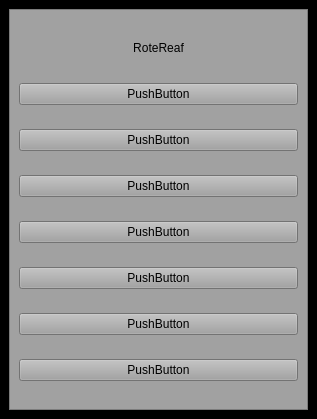
<?xml version="1.0" encoding="UTF-8"?>
<ui version="4.0">
 <class>MainWindow</class>
 <widget class="QMainWindow" name="MainWindow">
  <property name="geometry">
   <rect>
    <x>0</x>
    <y>0</y>
    <width>317</width>
    <height>419</height>
   </rect>
  </property>
  <property name="windowTitle">
   <string>MainWindow</string>
  </property>
  <property name="styleSheet">
   <string notr="true"/>
  </property>
  <widget class="QWidget" name="centralwidget">
   <property name="styleSheet">
    <string notr="true">background-color:black;</string>
   </property>
   <layout class="QGridLayout" name="gridLayout">
    <item row="0" column="0">
     <widget class="QFrame" name="frame">
      <property name="styleSheet">
       <string notr="true">background-color:#a1a1a1;</string>
      </property>
      <property name="frameShape">
       <enum>QFrame::StyledPanel</enum>
      </property>
      <property name="frameShadow">
       <enum>QFrame::Raised</enum>
      </property>
      <layout class="QGridLayout" name="gridLayout_2">
       <item row="0" column="0">
        <widget class="QPushButton" name="pushButton_10">
         <property name="sizePolicy">
          <sizepolicy hsizetype="Minimum" vsizetype="Minimum">
           <horstretch>0</horstretch>
           <verstretch>0</verstretch>
          </sizepolicy>
         </property>
         <property name="text">
          <string/>
         </property>
         <property name="icon">
          <iconset>
           <normaloff>C:/Users/Salik/Downloads/menu.png</normaloff>C:/Users/Salik/Downloads/menu.png</iconset>
         </property>
         <property name="flat">
          <bool>true</bool>
         </property>
        </widget>
       </item>
       <item row="0" column="1">
        <widget class="QLabel" name="label">
         <property name="sizePolicy">
          <sizepolicy hsizetype="Minimum" vsizetype="Minimum">
           <horstretch>0</horstretch>
           <verstretch>0</verstretch>
          </sizepolicy>
         </property>
         <property name="text">
          <string>RoteReaf</string>
         </property>
         <property name="alignment">
          <set>Qt::AlignCenter</set>
         </property>
        </widget>
       </item>
       <item row="0" column="2">
        <widget class="QPushButton" name="pushButton_11">
         <property name="text">
          <string/>
         </property>
         <property name="icon">
          <iconset>
           <normaloff>C:/Users/Salik/Downloads/cancel (1).png</normaloff>C:/Users/Salik/Downloads/cancel (1).png</iconset>
         </property>
         <property name="flat">
          <bool>true</bool>
         </property>
        </widget>
       </item>
       <item row="1" column="0" colspan="3">
        <widget class="QPushButton" name="pushButton_12">
         <property name="text">
          <string>PushButton</string>
         </property>
        </widget>
       </item>
       <item row="2" column="0" colspan="3">
        <widget class="QPushButton" name="pushButton_13">
         <property name="text">
          <string>PushButton</string>
         </property>
        </widget>
       </item>
       <item row="3" column="0" colspan="3">
        <widget class="QPushButton" name="pushButton_14">
         <property name="text">
          <string>PushButton</string>
         </property>
        </widget>
       </item>
       <item row="4" column="0" colspan="3">
        <widget class="QPushButton" name="pushButton_15">
         <property name="text">
          <string>PushButton</string>
         </property>
        </widget>
       </item>
       <item row="5" column="0" colspan="3">
        <widget class="QPushButton" name="pushButton_16">
         <property name="text">
          <string>PushButton</string>
         </property>
        </widget>
       </item>
       <item row="6" column="0" colspan="3">
        <widget class="QPushButton" name="pushButton_17">
         <property name="text">
          <string>PushButton</string>
         </property>
        </widget>
       </item>
       <item row="7" column="0" colspan="3">
        <widget class="QPushButton" name="pushButton_18">
         <property name="text">
          <string>PushButton</string>
         </property>
        </widget>
       </item>
      </layout>
     </widget>
    </item>
   </layout>
  </widget>
 </widget>
 <resources/>
 <connections/>
</ui>
